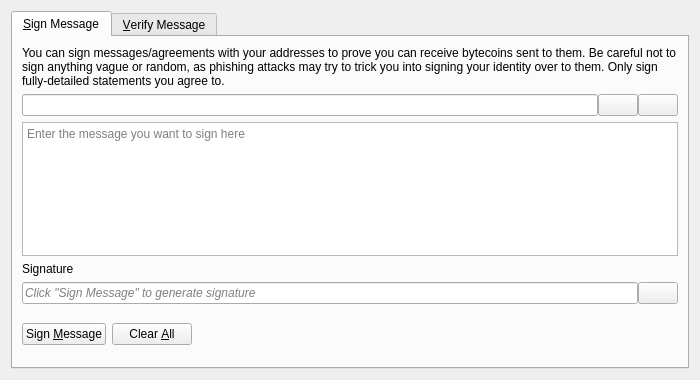
<?xml version="1.0" encoding="UTF-8"?>
<ui version="4.0">
 <class>SignVerifyMessageDialog</class>
 <widget class="QDialog" name="SignVerifyMessageDialog">
  <property name="geometry">
   <rect>
    <x>0</x>
    <y>0</y>
    <width>700</width>
    <height>380</height>
   </rect>
  </property>
  <property name="windowTitle">
   <string>Signatures - Sign / Verify a Message</string>
  </property>
  <property name="modal">
   <bool>true</bool>
  </property>
  <layout class="QVBoxLayout" name="verticalLayout">
   <item>
    <widget class="QTabWidget" name="tabWidget">
     <property name="currentIndex">
      <number>0</number>
     </property>
     <widget class="QWidget" name="tabSignMessage">
      <attribute name="title">
       <string>&amp;Sign Message</string>
      </attribute>
      <layout class="QVBoxLayout" name="verticalLayout_SM">
       <item>
        <widget class="QLabel" name="infoLabel_SM">
         <property name="text">
          <string>You can sign messages/agreements with your addresses to prove you can receive bytecoins sent to them. Be careful not to sign anything vague or random, as phishing attacks may try to trick you into signing your identity over to them. Only sign fully-detailed statements you agree to.</string>
         </property>
         <property name="textFormat">
          <enum>Qt::PlainText</enum>
         </property>
         <property name="wordWrap">
          <bool>true</bool>
         </property>
        </widget>
       </item>
       <item>
        <layout class="QHBoxLayout" name="horizontalLayout_1_SM">
         <property name="spacing">
          <number>0</number>
         </property>
         <item>
          <widget class="QValidatedLineEdit" name="addressIn_SM">
           <property name="toolTip">
            <string>The Bytecoin address to sign the message with</string>
           </property>
          </widget>
         </item>
         <item>
          <widget class="QPushButton" name="addressBookButton_SM">
           <property name="toolTip">
            <string>Choose previously used address</string>
           </property>
           <property name="text">
            <string/>
           </property>
           <property name="icon">
            <iconset resource="../bitcoin.qrc">
             <normaloff>:/icons/address-book</normaloff>:/icons/address-book</iconset>
           </property>
           <property name="shortcut">
            <string>Alt+A</string>
           </property>
           <property name="autoDefault">
            <bool>false</bool>
           </property>
          </widget>
         </item>
         <item>
          <widget class="QPushButton" name="pasteButton_SM">
           <property name="toolTip">
            <string>Paste address from clipboard</string>
           </property>
           <property name="text">
            <string/>
           </property>
           <property name="icon">
            <iconset resource="../bitcoin.qrc">
             <normaloff>:/icons/editpaste</normaloff>:/icons/editpaste</iconset>
           </property>
           <property name="shortcut">
            <string>Alt+P</string>
           </property>
           <property name="autoDefault">
            <bool>false</bool>
           </property>
          </widget>
         </item>
        </layout>
       </item>
       <item>
        <widget class="QPlainTextEdit" name="messageIn_SM">
         <property name="toolTip">
          <string>Enter the message you want to sign here</string>
         </property>
         <property name="placeholderText">
          <string>Enter the message you want to sign here</string>
         </property>
        </widget>
       </item>
       <item>
        <widget class="QLabel" name="signatureLabel_SM">
         <property name="text">
          <string>Signature</string>
         </property>
         <property name="textFormat">
          <enum>Qt::PlainText</enum>
         </property>
        </widget>
       </item>
       <item>
        <layout class="QHBoxLayout" name="horizontalLayout_2_SM">
         <property name="spacing">
          <number>0</number>
         </property>
         <item>
          <widget class="QLineEdit" name="signatureOut_SM">
           <property name="placeholderText">
            <string>Click "Sign Message" to generate signature</string>
           </property>
           <property name="font">
            <font>
             <italic>true</italic>
            </font>
           </property>
           <property name="readOnly">
            <bool>true</bool>
           </property>
          </widget>
         </item>
         <item>
          <widget class="QPushButton" name="copySignatureButton_SM">
           <property name="toolTip">
            <string>Copy the current signature to the system clipboard</string>
           </property>
           <property name="text">
            <string/>
           </property>
           <property name="icon">
            <iconset resource="../bitcoin.qrc">
             <normaloff>:/icons/editcopy</normaloff>:/icons/editcopy</iconset>
           </property>
           <property name="autoDefault">
            <bool>false</bool>
           </property>
          </widget>
         </item>
        </layout>
       </item>
       <item>
        <layout class="QHBoxLayout" name="horizontalLayout_3_SM">
         <item>
          <widget class="QPushButton" name="signMessageButton_SM">
           <property name="toolTip">
            <string>Sign the message to prove you own this Bytecoin address</string>
           </property>
           <property name="text">
            <string>Sign &amp;Message</string>
           </property>
           <property name="icon">
            <iconset resource="../bitcoin.qrc">
             <normaloff>:/icons/edit</normaloff>:/icons/edit</iconset>
           </property>
           <property name="autoDefault">
            <bool>false</bool>
           </property>
          </widget>
         </item>
         <item>
          <widget class="QPushButton" name="clearButton_SM">
           <property name="toolTip">
            <string>Reset all sign message fields</string>
           </property>
           <property name="text">
            <string>Clear &amp;All</string>
           </property>
           <property name="icon">
            <iconset resource="../bitcoin.qrc">
             <normaloff>:/icons/remove</normaloff>:/icons/remove</iconset>
           </property>
           <property name="autoDefault">
            <bool>false</bool>
           </property>
          </widget>
         </item>
         <item>
          <spacer name="horizontalSpacer_1_SM">
           <property name="orientation">
            <enum>Qt::Horizontal</enum>
           </property>
           <property name="sizeHint" stdset="0">
            <size>
             <width>40</width>
             <height>48</height>
            </size>
           </property>
          </spacer>
         </item>
         <item>
          <widget class="QLabel" name="statusLabel_SM">
           <property name="font">
            <font>
             <weight>75</weight>
             <bold>true</bold>
            </font>
           </property>
           <property name="text">
            <string/>
           </property>
           <property name="wordWrap">
            <bool>true</bool>
           </property>
          </widget>
         </item>
         <item>
          <spacer name="horizontalSpacer_2_SM">
           <property name="orientation">
            <enum>Qt::Horizontal</enum>
           </property>
           <property name="sizeHint" stdset="0">
            <size>
             <width>40</width>
             <height>48</height>
            </size>
           </property>
          </spacer>
         </item>
        </layout>
       </item>
      </layout>
     </widget>
     <widget class="QWidget" name="tabVerifyMessage">
      <attribute name="title">
       <string>&amp;Verify Message</string>
      </attribute>
      <layout class="QVBoxLayout" name="verticalLayout_VM">
       <item>
        <widget class="QLabel" name="infoLabel_VM">
         <property name="text">
          <string>Enter the receiver's address, message (ensure you copy line breaks, spaces, tabs, etc. exactly) and signature below to verify the message. Be careful not to read more into the signature than what is in the signed message itself, to avoid being tricked by a man-in-the-middle attack. Note that this only proves the signing party receives with the address, it cannot prove sendership of any transaction!</string>
         </property>
         <property name="textFormat">
          <enum>Qt::PlainText</enum>
         </property>
         <property name="alignment">
          <set>Qt::AlignLeading|Qt::AlignLeft|Qt::AlignTop</set>
         </property>
         <property name="wordWrap">
          <bool>true</bool>
         </property>
        </widget>
       </item>
       <item>
        <layout class="QHBoxLayout" name="horizontalLayout_1_VM">
         <property name="spacing">
          <number>0</number>
         </property>
         <item>
          <widget class="QValidatedLineEdit" name="addressIn_VM">
           <property name="toolTip">
            <string>The Bytecoin address the message was signed with</string>
           </property>
          </widget>
         </item>
         <item>
          <widget class="QPushButton" name="addressBookButton_VM">
           <property name="toolTip">
            <string>Choose previously used address</string>
           </property>
           <property name="text">
            <string/>
           </property>
           <property name="icon">
            <iconset resource="../bitcoin.qrc">
             <normaloff>:/icons/address-book</normaloff>:/icons/address-book</iconset>
           </property>
           <property name="shortcut">
            <string>Alt+A</string>
           </property>
           <property name="autoDefault">
            <bool>false</bool>
           </property>
          </widget>
         </item>
        </layout>
       </item>
       <item>
        <widget class="QPlainTextEdit" name="messageIn_VM">
          <property name="toolTip">
            <string>The signed message to verify</string>
          </property>
          <property name="placeholderText">
            <string>The signed message to verify</string>
          </property>
        </widget>
       </item>
       <item>
        <widget class="QValidatedLineEdit" name="signatureIn_VM">
          <property name="toolTip">
            <string>The signature given when the message was signed</string>
          </property>
          <property name="placeholderText">
            <string>The signature given when the message was signed</string>
          </property>
        </widget>
       </item>
       <item>
        <layout class="QHBoxLayout" name="horizontalLayout_2_VM">
         <item>
          <widget class="QPushButton" name="verifyMessageButton_VM">
           <property name="toolTip">
            <string>Verify the message to ensure it was signed with the specified Bytecoin address</string>
           </property>
           <property name="text">
            <string>Verify &amp;Message</string>
           </property>
           <property name="icon">
            <iconset resource="../bitcoin.qrc">
             <normaloff>:/icons/transaction_0</normaloff>:/icons/transaction_0</iconset>
           </property>
           <property name="autoDefault">
            <bool>false</bool>
           </property>
          </widget>
         </item>
         <item>
          <widget class="QPushButton" name="clearButton_VM">
           <property name="toolTip">
            <string>Reset all verify message fields</string>
           </property>
           <property name="text">
            <string>Clear &amp;All</string>
           </property>
           <property name="icon">
            <iconset resource="../bitcoin.qrc">
             <normaloff>:/icons/remove</normaloff>:/icons/remove</iconset>
           </property>
           <property name="autoDefault">
            <bool>false</bool>
           </property>
          </widget>
         </item>
         <item>
          <spacer name="horizontalSpacer_1_VM">
           <property name="orientation">
            <enum>Qt::Horizontal</enum>
           </property>
           <property name="sizeHint" stdset="0">
            <size>
             <width>40</width>
             <height>48</height>
            </size>
           </property>
          </spacer>
         </item>
         <item>
          <widget class="QLabel" name="statusLabel_VM">
           <property name="font">
            <font>
             <weight>75</weight>
             <bold>true</bold>
            </font>
           </property>
           <property name="text">
            <string/>
           </property>
           <property name="wordWrap">
            <bool>true</bool>
           </property>
          </widget>
         </item>
         <item>
          <spacer name="horizontalSpacer_2_VM">
           <property name="orientation">
            <enum>Qt::Horizontal</enum>
           </property>
           <property name="sizeHint" stdset="0">
            <size>
             <width>40</width>
             <height>48</height>
            </size>
           </property>
          </spacer>
         </item>
        </layout>
       </item>
      </layout>
     </widget>
    </widget>
   </item>
  </layout>
 </widget>
 <customwidgets>
  <customwidget>
   <class>QValidatedLineEdit</class>
   <extends>QLineEdit</extends>
   <header>qt/qvalidatedlineedit.h</header>
  </customwidget>
 </customwidgets>
 <resources>
  <include location="../bitcoin.qrc"/>
 </resources>
 <connections/>
</ui>
